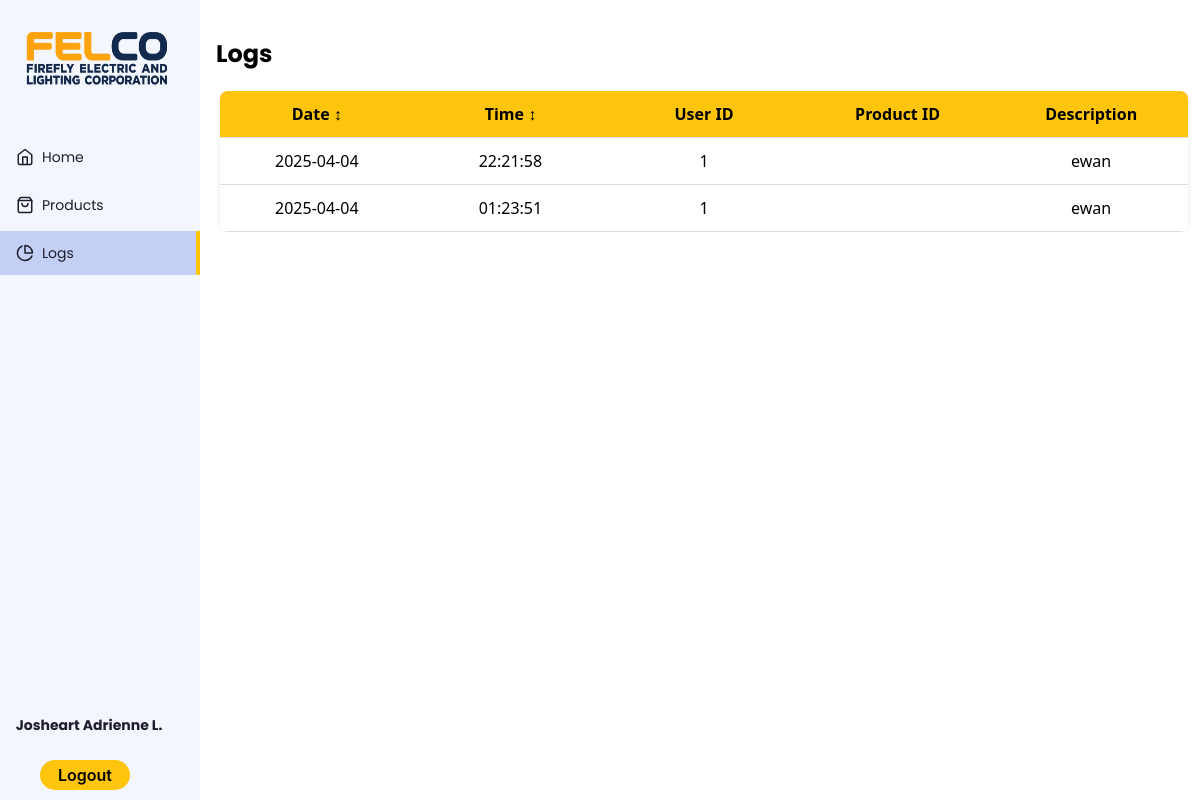
Screenshot of /logs.php (signed in) with the database file from the repository.
### tables this page shows
CREATE TABLE `account` (
  `id` int(5) NOT NULL,
  `first_name` varchar(50) NOT NULL,
  `last_name` varchar(50) NOT NULL,
  `email` varchar(50) NOT NULL,
  `password` varchar(255) NOT NULL
);

CREATE TABLE `logs` (
  `id` int(11) NOT NULL,
  `description` varchar(50) NOT NULL,
  `userID` int(5) NOT NULL,
  `productID` int(5) DEFAULT NULL,
  `datetime` datetime NOT NULL
);

### logs.php (the view, shortened to what this page needs)
<!DOCTYPE html>
<?php
$servername = "127.0.0.1";
$username = "root";
$password = "";
$database = "itisdev";
$conn = new mysqli($servername, $username, $password, $database);
$sql = "SELECT id, datetime, userID, productID, description FROM logs ORDER BY datetime DESC";
$result = $conn->query($sql);
$userEmail = $_SESSION['user'];
$stmt = $conn->prepare("SELECT first_name, last_name FROM account WHERE email = ?");
$stmt->bind_param("s", $userEmail);
$stmt->execute();
$stmt->bind_result($firstName, $lastName);
$lastInitial = strtoupper(substr($lastName, 0, 1));
$displayName = $firstName . " " . $lastInitial . ".";
?>
<html lang="en" >
<head>
  <link rel="stylesheet" href="https://cdnjs.cloudflare.com/ajax/libs/normalize/5.0.0/normalize.min.css">
<link rel="stylesheet" href="./style.css">
</head>
<body>
<div class="app-container">
  <div class="sidebar">
    <div class="sidebar-header">
      <div class="app-icon">
      <img src="logo.png?v=1.0" alt="App Logo" style="width: 165px; height: 80px;"/>
      </div>
    </div>
    <ul class="sidebar-list">
      <li class="sidebar-list-item">
        <a href="dashboard.php">
          <svg xmlns="http://www.w3.org/2000/svg" width="18" height="18" viewBox="0 0 24 24" fill="none" stroke="currentColor" stroke-width="2" stroke-linecap="round" stroke-linejoin="round" class="feather feather-home"><path d="M3 9l9-7 9 7v11a2 2 0 0 1-2 2H5a2 2 0 0 1-2-2z"/><polyline points="9 22 9 12 15 12 15 22"/></svg>
          <span>Home</span>
        </a>
      </li>
      <li class="sidebar-list-item">
        <a href="products.php">
          <span>Products</span>
        </a>
      </li>
      <li class="sidebar-list-item active">
        <a href="#">
          <svg xmlns="http://www.w3.org/2000/svg" width="18" height="18" viewBox="0 0 24 24" fill="none" stroke="currentColor" stroke-width="2" stroke-linecap="round" stroke-linejoin="round" class="feather feather-pie-chart"><path d="M21.21 15.89A10 10 0 1 1 8 2.83"/><path d="M22 12A10 10 0 0 0 12 2v10z"/></svg>
          <span>Logs</span>
        </a>
      </li>
    </ul>
    <div class="account-info">
    <div class="account-info-name">
      <b><?php echo htmlspecialchars($displayName); ?></b>
    </div>
</div>
<div style="display: flex;
            flex-direction: row;
            align-items: center;">
      <a href="logout.php" class="logout" style="text-decoration: none; color: inherit;">Logout</a>
    </div>
  </div>
  <div class="app-content">
    <div class="container">
    <h2>Logs</h2>
    <div class="products-area-wrapper tableView">
    <div class="table">
    <div class="table-header">
      <div class="header__item"><a class="filter__link">Date <span class="sort-icon">&#8597;</span></a></div>
      <div class="header__item"><a class="filter__link">Time <span class="sort-icon">&#8597;</span></a></div>
      <div class="header__item"><a class="filter__link">User ID </a></div>
      <div class="header__item"><a class="filter__link">Product ID </a></div>
      <div class="header__item"><a class="filter__link">Description </a></div>
    </div>
    <div class="table-content">
      <?php
      if ($result->num_rows > 0) {
          while ($row = $result->fetch_assoc()) {
              $timestamp = new DateTime($row['datetime'], new DateTimeZone('UTC'));
              $timestamp->setTimezone(new DateTimeZone('Asia/Manila'));
              $date = $timestamp->format("Y-m-d");
              $time = $timestamp->format("H:i:s");
              echo "<div class='table-row'>
                      <div class='table-data'>{$date}</div>
                      <div class='table-data'>{$time}</div>
                      <div class='table-data'>{$row['userID']}</div>
                      <div class='table-data'>{$row['productID']}</div>
                      <div class='table-data'>{$row['description']}</div>
                    </div>";
          }
      } else {
          echo "<div class='table-row'><div class='table-data' colspan='5'>No logs found.</div></div>";
      }
      ?>
    </div>
  </div>
</div>
</body>
</html>

### style.css (style rules this page uses)
:root { --app-bg: #fff; --sidebar: #f3f6fd; --sidebar-main-color: #1f1c2e; --table-border: #1a2131; --table-header: #1a2131; --app-content-main-color: #1f1c2e; --sidebar-link: #1f1c2e; --sidebar-hover-link: rgba(195, 207, 244, 0.5); --sidebar-active-link: rgba(195, 207, 244, 1); --action-color: #ffc40c; --action-color-hover: #6291fd; --app-content-secondary-color: #f3f6fd; --filter-reset: #2c394f; --filter-shadow: rgba(99, 99, 99, 0.2) 0px 2px 8px 0px; }
body, html { margin: 0; padding: 0; height: 100%; width: 100%; }
body { overflow: hidden; font-family: "Poppins", sans-serif; background-color: var(--app-bg); -webkit-font-smoothing: antialiased; -moz-osx-font-smoothing: grayscale; }
.app-container { border-radius: 4px; width: 100%; height: 100%; max-height: 100%; max-width: 1280px; display: flex; overflow: hidden; box-shadow: rgba(99, 99, 99, 0.2) 0px 2px 8px 0px; max-width: 2000px; margin: 0 auto; }
.sidebar { flex-basis: 200px; max-width: 200px; flex-shrink: 0; background-color: var(--sidebar); display: flex; flex-direction: column; }
.sidebar-header { display: flex; align-items: center; justify-content: space-between; padding: 16px; }
.sidebar-list { list-style-type: none; padding: 0; }
.sidebar-list-item { position: relative; margin-bottom: 4px; }
.sidebar-list-item a { display: flex; align-items: center; width: 100%; padding: 10px 16px; color: var(--sidebar-link); text-decoration: none; font-size: 14px; line-height: 24px; }
.sidebar-list-item svg { margin-right: 8px; }
.sidebar-list-item.active { background-color: var(--sidebar-active-link); }
.sidebar-list-item.active:before { content: ""; position: absolute; right: 0; background-color: var(--action-color); height: 100%; width: 4px; }
.account-info { display: flex; flex-direction: column; align-items: center; padding: 16px; margin-top: auto; }
.account-info-name { font-size: 14px; color: var(--sidebar-main-color); margin: 0 8px; overflow: hidden; max-width: 100%; text-overflow: ellipsis; white-space: nowrap; margin-bottom: 8px; margin-right: 30px; }
.app-icon { color: var(--sidebar-main-color); }
.app-content { padding: 16px; background-color: var(--app-bg); height: 100%; flex: 1; max-height: 100%; display: flex; flex-direction: column; }
.products-area-wrapper { width: 100%; max-height: 100%; overflow: auto; padding: 0 4px; }

### logs.php (style rules this page uses)
.logout { align-items: center; background-color: #ffc40c; border: 0; border-radius: 100px; box-sizing: border-box; color: #000; cursor: pointer; display: inline-flex; font-family: -apple-system, system-ui, system-ui, "Segoe UI", Roboto, "Helvetica Neue", "Fira Sans", Ubuntu, Oxygen, "Oxygen Sans", Cantarell, "Droid Sans", "Apple Color Emoji", "Segoe UI Emoji", "Segoe UI Symbol", "Lucida Grande", Helvetica, Arial, sans-serif; font-size: 16px; font-weight: 600; justify-content: center; line-height: 20px; max-width: 90px; min-height: 30px; min-width: 0px; overflow: hidden; padding: 0px; padding-left: 20px; padding-right: 20px; text-align: center; touch-action: manipulation; transition: background-color 0.167s cubic-bezier(0.4, 0, 0.2, 1) 0s, box-shadow 0.167s cubic-bezier(0.4, 0, 0.2, 1) 0s, color 0.167s cubic-bezier(0.4, 0, 0.2, 1) 0s; user-select: none; -webkit-user-select: none; align-self: center; margin-left: 40px; margin-bottom: 10px ; }
.table { display: flex; flex-direction: column; width: 100%; border-collapse: collapse; border-radius: 8px; overflow: hidden; font-family: "Segoe UI", Tahoma, Geneva, Verdana, sans-serif; box-shadow: 0 0 5px rgba(0,0,0,0.1); }
.table-header, .table-row { display: flex; background-color: #f6f6f6; }
.table-header { background-color: #ffc40c; color: black; font-weight: bold; }
.header__item, .table-data { flex: 1; padding: 12px 15px; text-align: center; border-bottom: 1px solid #ddd; }
.table-data { background-color: white; }
.filter__link { color: inherit; text-decoration: none; cursor: pointer; }

### rows the page displays
account: displayName "Josheart Adrienne L."
logs: datetime "2025-04-04", datetime "22:21:58", userID "1", description "ewan"
logs: datetime "2025-04-04", datetime "01:23:51", userID "1", description "ewan"
